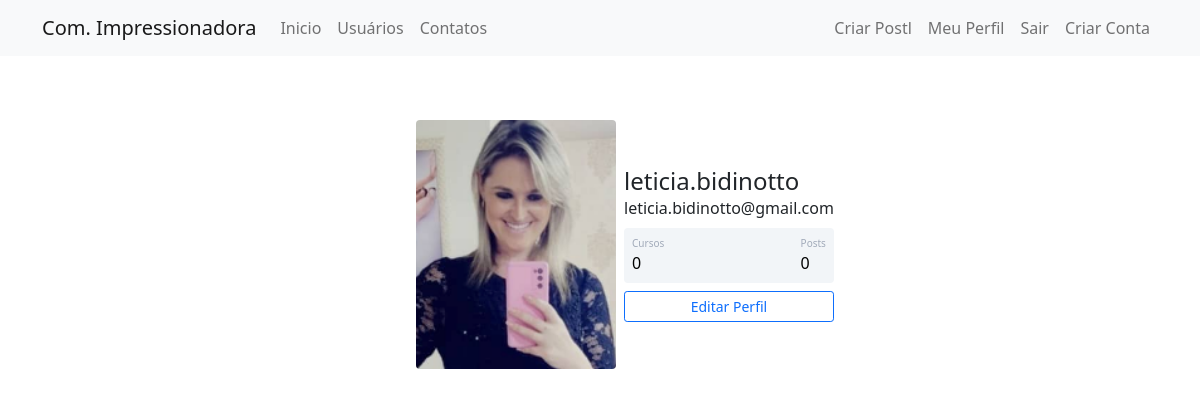
Page /perfil (signed in) on the earlier database version.
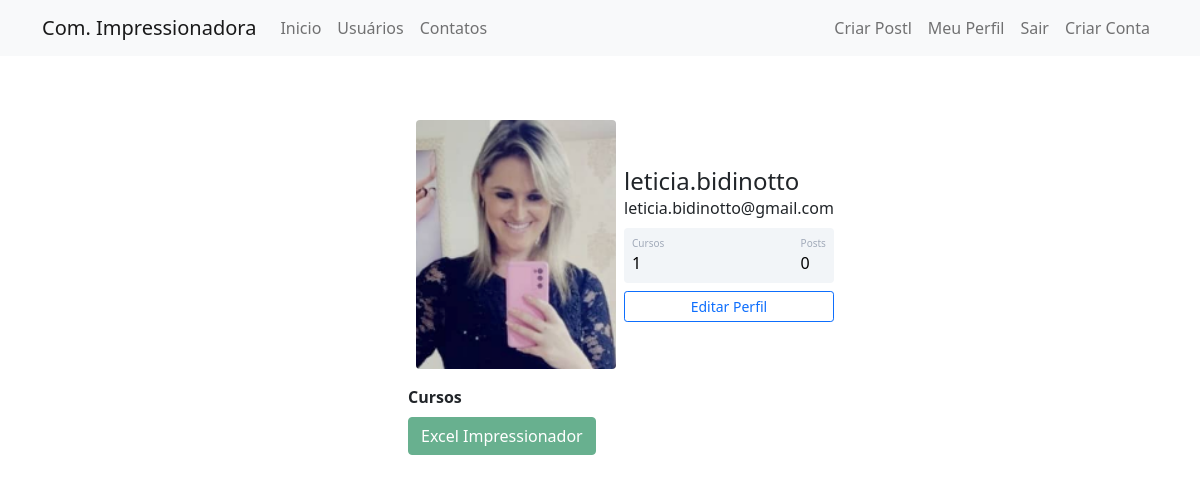
Same page on the later database version.
### comunidadeimpressionadora/models.py (models this page shows)
class Usuario(database.Model, UserMixin):
    id = database.Column(database.Integer, primary_key=True)
    username = database.Column(database.String, nullable=False)
    email = database.Column(database.String, nullable=False, unique=True)
    senha = database.Column(database.String, nullable=False)
    foto_perfil = database.Column(database.String, default='default.jpg')
    posts = database.relationship('Post', backref='autor', lazy=True)
    cursos = database.Column(database.String, nullable=False, default='Não Informado')

### comunidadeimpressionadora/routes.py (the view)
@app.route('/perfil')
@login_required
def perfil():
    foto_perfil = url_for('static', filename='fotos_perfil/{}'.format(current_user.foto_perfil))
    return render_template('perfil.html', foto_perfil=foto_perfil)

### comunidadeimpressionadora/models.py (called while the page is built)
@login_manager.user_loader
def load_usuario(id_usuario):
    return Usuario.query.get(int(id_usuario))

### comunidadeimpressionadora/templates/perfil.html (shortened to what this page needs)
{% extends 'base.html' %}
{% block body %}
          <div class="container mt-5 d-flex justify-content-center">
              <div class="card p-3">
                  <div class="d-flex align-items-center">
                      <div class="image pe-2"> <img src="{{ foto_perfil }}" class="rounded" width="200"> </div>
                      <div class="ml-3 w-100">
                              <h4 class="mb-0 mt-0">{{ current_user.username }}</h4> <span> {{ current_user.email }}</span>
                              <div class="p-2 mt-2 bg-primary d-flex justify-content-between rounded text-white stats">
                                  {% if 'Não Informado' in current_user.cursos %}
                                    <div class="d-flex flex-column"> <span class="articles">Cursos</span> <span class="number1">0</span> </div>
                                  {% else %}
                                    <div class="d-flex flex-column"> <span class="articles">Cursos</span> <span class="number1">{{ current_user.cursos.count(';') + 1 }}</span> </div>
                                  {% endif %}
                                  <div class="d-flex flex-column"> <span class="rating">Posts</span> <span class="number3">0</span> </div>
                              </div>
                              <div class="button mt-2 d-flex flex-row align-items-center">
                                  <a class="w-100" href="{{ url_for('editar_perfil') }}">
                                      <button class="btn btn-sm btn-outline-primary w-100">Editar Perfil</button>
                                  </a>
                              </div>
                      </div>
                </div>
              </div>
          </div>
          {% if 'Não Informado' not in current_user.cursos %}
                  <div class="row justify-content-center">
                      <div class="col col-4" style="text-align-center">
                            <strong>Cursos</strong><br>
                            {% for curso in current_user.cursos.split(';') %}
                                <button type="button" class="btn btn-success mt-2" disabled>{{ curso }}</button>
                            {% endfor %}
                      </div>
                  </div>
          {% endif %}
{% endblock %}

### comunidadeimpressionadora/templates/base.html (shortened to what this page needs)
<!DOCTYPE html>
<html lang="pt-BR">
<head>
    <link href="https://cdn.jsdelivr.net/npm/bootstrap@5.1.3/dist/css/bootstrap.min.css" rel="stylesheet">
    <link rel="stylesheet" type="text/css" href="{{ url_for('static', filename='main.css') }}">
</head>
<body>
    {% include 'navbar.html' %}
    {% block body %}
    {% endblock %}
</body>
</html>

### comunidadeimpressionadora/templates/navbar.html
<nav class="navbar navbar-expand-lg navbar-light bg-light">
  <div class="container-fluid container">
    <a class="navbar-brand" href="#">Com. Impressionadora</a>
    <div class="collapse navbar-collapse" id="navbarSupportedContent">
      <ul class="navbar-nav me-auto mb-2 mb-lg-0">
          <li class="nav-item">
            <a class="nav-link" aria-current="page" href="/">Inicio</a>
          </li>
          <li class="nav-item">
            <a class="nav-link" href="{{ url_for ('usuarios') }}">Usuários</a>
          </li>
          <li class="nav-item">
            <a class="nav-link" href="{{ url_for ('contato') }}">Contatos</a>
          </li>
      </ul>
      <ul class="d-flex navbar-nav">
          {% if current_user.is_authenticated %}
              <li class="nav-item">
                  <a class="nav-link" href="{{ url_for ('criar_post') }}">Criar Postl</a>
              </li>
              <li class="nav-item">
                <a class="nav-link" href="{{ url_for ('perfil') }}">Meu Perfil</a>
              </li>
              <li class="nav-item">
                <a class="nav-link" href="{{ url_for ('sair') }}">Sair</a>
              </li>
          {% else %}
          <li class="nav-item">
            <a class="nav-link" href="{{ url_for ('login') }}">Login</a>
          </li>
          {% endif %}
          <li class="nav-item">
            <a class="nav-link" href="{{ url_for ('login') }}">Criar Conta</a>
          </li>
      </ul>
    </div>
  </div>
</nav>

### comunidadeimpressionadora/static/main.css (style rules this page uses)
.card { width: 400px; border: none; border-radius: 10px; background-color: #fff }
.stats { background: #f2f5f8 !important; color: #000 !important }
.articles { font-size: 10px; color: #a1aab9 }
.number1 { font-weight: 500 }
.rating { font-size: 10px; color: #a1aab9 }
.number3 { font-weight: 500 }

Differences in the rows shown:
now on one of the page's lists (row edited): Usuario: cursos "Excel Impressionador"
changed Usuario "leticia.bidinotto": cursos (not shown) → "1"
Other differences:
text no longer shown: "0"
